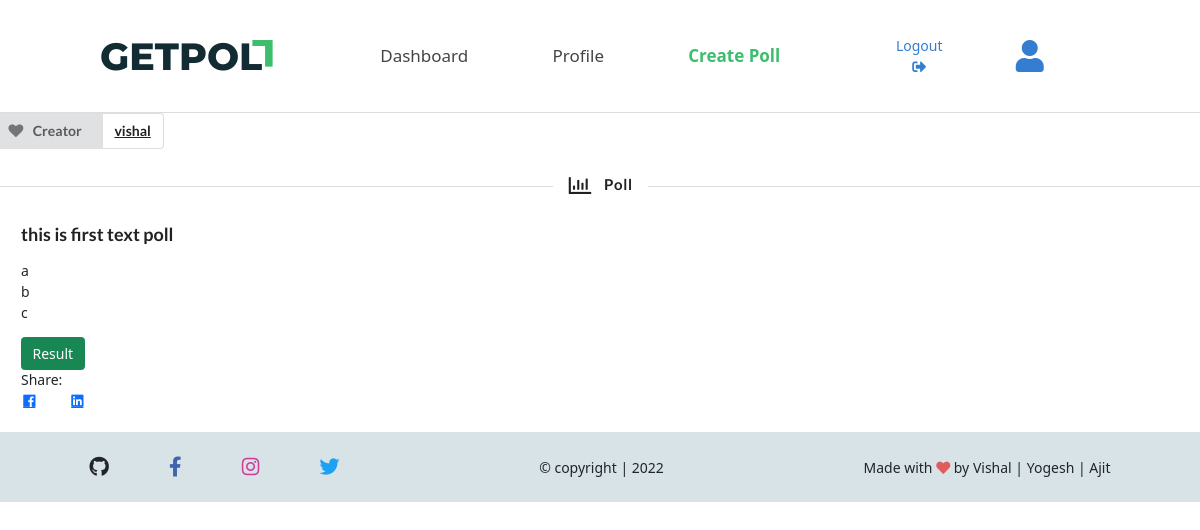
Page /1 (signed in) on the earlier database version.
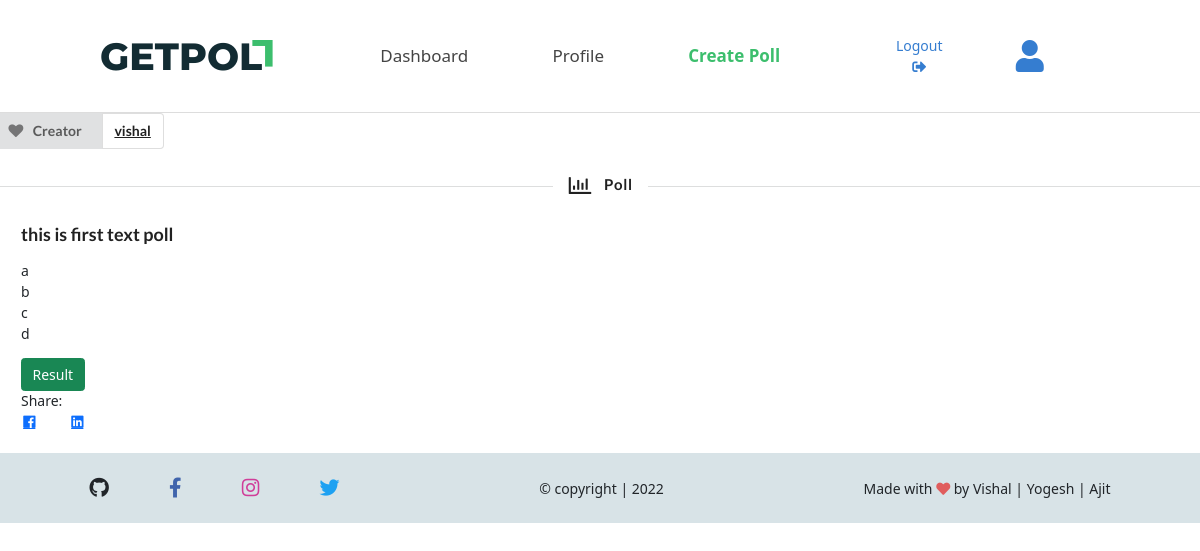
Same page on the later database version.
### poll/models.py (models this page shows, shortened)
class Option(models.Model):
    text = models.CharField(max_length=100)
    poll = models.ForeignKey(Poll, on_delete=models.CASCADE)
    count = models.IntegerField(default=0)

### poll/views.py (the view)
# urls.py: path('<int:pk>', views.singlePollDetail, name='poll-detail'),
def singlePollDetail(request, pk):
    poll = Poll.objects.get(pk=pk)
    image = poll.get_image()
    option = poll.get_option()
    visitor = False
    if request.user.is_authenticated:
        try:
            poll_history = PollHistory.objects.get(user=request.user, poll=poll)
        except PollHistory.DoesNotExist:
            poll_history = PollHistory.objects.create(user=request.user, poll=poll)
    else :
        messages.warning(request, 'You must login to vote')
        visitor = True
        poll_history = False
    context = {'poll': poll, 'image': image, 'poll_history': poll_history, 'visitor': visitor, 'option': option}
    return render(request, 'poll/poll_page.html', context)

### poll/models.py (called while the page is built)
    def get_option(self):
        return self.option_set.all()

    def get_image(self):
        return self.imageoption_set.all()

### poll/templates/poll/poll_page.html (shortened to what this page needs)
{% extends 'poll/semantic.html' %}
{% load static %}
{% load social_share %}
{% block content %}
<div class="row ">
    <div class="ui labeled button" tabindex="0">
        <div class="ui button">
          <i class="heart icon"></i> Creator
        </div>
        <a class="ui basic label">
            {{poll.user}}
        </a>
</div>
<h4 class="ui horizontal divider header">
    <i class="chart bar outline icon"></i>
    Poll
  </h4>
<form id="option-form" class=" mt-3 mb-3">
    {% if visitor or poll_history.is_voted is False%}
    <div class="container-fluid" id="option-box"></div>
    <div class="form-group container-fluid ">
        <div class="radio">
            {% for img in image %}
            <div class="ui form">
                <input type="radio" class="ans" id="{{poll.question}}-{{img.image}}" name="{{poll.question}}" value="{{img.image}}"><img style="height: 200px; width: 200px" src="{{img.image.url}}">
                <label for="{{poll.question}}"></label>
            </div>
            {% endfor %}
        </div>
        <button type="submit" class="btn btn-primary mt-3"> save</button>
    </div>
    {% else %}
    <div class="content container-fluid ">
        <h3 class="ui header">{{poll.question}}</h3>
        {% for op in option %}
        <div class="description">{{op.text}}</div>
        {% endfor %}
        {% if poll.is_eligible or poll.user == request.user %}
        <a href="{% url 'result' poll.id %}" class="btn btn-success mt-3"> Result</a>
        {% endif %}
      </div>
    {% endif %}
    <div class="container-fluid">
        <p > Share:</p>
        <div class="ui grid ">
            <a href="https://www.facebook.com/sharer/sharer.php?u=https://getpoll.herokuapp.com{{request.path}}">
                <i class="facebook icon"></i>
            </a>
            <br>
            <a href="https://www.linkedin.com/shareArticle?mini=true&url=https://getpolls.herokuapp.com/38&title=Be%20first%20%7C%20Join%20Swift%20for%20Entrepreneurs&summary=Swift%20for%20Entrepreneurs%20is%20a%20project-based%20programming%20course%20for%20non-technical%20founders.%20We'll%20learn%20how%20to%20build%20iOS%20apps%20from%20scratch%20using%20Apple's%20new%20programming%20language:%20Swift.%20Be%20first%20and%20learn%20with%20me!&source=http://getpolls.herokuapp.com/{{request.path}}">
                <i class="linkedin icon"></i>
            </a>
        </div>
    </div>
    <br>
</form>
{% endblock content %}

Differences in the rows shown:
added Option: text "d"
